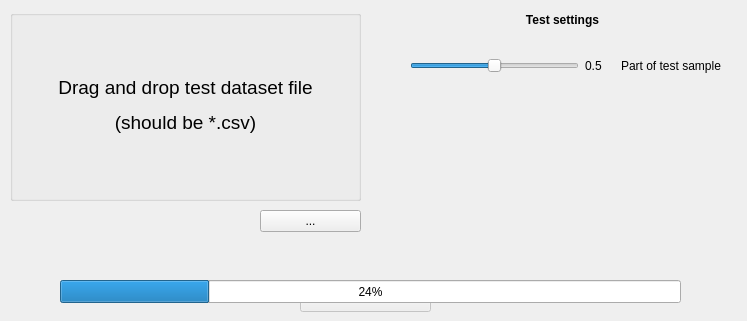
                                    <widget class="QWidget" name="tab_4">
                                        <attribute name="title">
                                            <string>Upload</string>
                                        </attribute>
                                        <widget class="ImportFileItem"
                                            name="import_test_dataset_label">
                                            <property name="enabled">
                                                <bool>true</bool>
                                            </property>
                                            <property name="geometry">
                                                <rect>
                                                    <x>10</x>
                                                    <y>10</y>
                                                    <width>351</width>
                                                    <height>191</height>
                                                </rect>
                                            </property>
                                            <property name="minimumSize">
                                                <size>
                                                    <width>10</width>
                                                    <height>10</height>
                                                </size>
                                            </property>
                                            <property name="cursor">
                                                <cursorShape>ArrowCursor</cursorShape>
                                            </property>
                                            <property name="acceptDrops">
                                                <bool>true</bool>
                                            </property>
                                            <property name="frameShape">
                                                <enum>QFrame::NoFrame</enum>
                                            </property>
                                            <property name="frameShadow">
                                                <enum>QFrame::Raised</enum>
                                            </property>
                                            <property name="text">
                                                <string>
                                                    &lt;html&gt;&lt;head/&gt;&lt;body&gt;&lt;p&gt;&lt;span
                                                    style=&quot; font-size:14pt;&quot;&gt;Drag and
                                                    drop test dataset
                                                    file&lt;/span&gt;&lt;/p&gt;&lt;p&gt;&lt;span
                                                    style=&quot; font-size:14pt;&quot;&gt;(should be
                                                    *.csv)&lt;/span&gt;&lt;/p&gt;&lt;/body&gt;&lt;/html&gt;</string>
                                            </property>
                                            <property name="scaledContents">
                                                <bool>false</bool>
                                            </property>
                                            <property name="alignment">
                                                <set>Qt::AlignCenter</set>
                                            </property>
                                            <property name="indent">
                                                <number>-1</number>
                                            </property>
                                        </widget>
                                        <widget class="QGroupBox" name="groupBox_9">
                                            <property name="geometry">
                                                <rect>
                                                    <x>10</x>
                                                    <y>10</y>
                                                    <width>351</width>
                                                    <height>191</height>
                                                </rect>
                                            </property>
                                            <property name="title">
                                                <string />
                                            </property>
                                        </widget>
                                        <widget class="QPushButton" name="predict_push_button">
                                            <property name="enabled">
                                                <bool>false</bool>
                                            </property>
                                            <property name="geometry">
                                                <rect>
                                                    <x>300</x>
                                                    <y>280</y>
                                                    <width>131</width>
                                                    <height>32</height>
                                                </rect>
                                            </property>
                                            <property name="text">
                                                <string>Predict</string>
                                            </property>
                                        </widget>
                                        <widget class="QToolButton" name="toolButton_4">
                                            <property name="geometry">
                                                <rect>
                                                    <x>260</x>
                                                    <y>210</y>
                                                    <width>101</width>
                                                    <height>22</height>
                                                </rect>
                                            </property>
                                            <property name="text">
                                                <string>...</string>
                                            </property>
                                        </widget>
                                        <widget class="QLabel" name="file_path_label_3">
                                            <property name="enabled">
                                                <bool>true</bool>
                                            </property>
                                            <property name="geometry">
                                                <rect>
                                                    <x>10</x>
                                                    <y>240</y>
                                                    <width>351</width>
                                                    <height>20</height>
                                                </rect>
                                            </property>
                                            <property name="text">
                                                <string />
                                            </property>
                                        </widget>
                                        <widget class="QLabel" name="label_7">
                                            <property name="geometry">
                                                <rect>
                                                    <x>387</x>
                                                    <y>10</y>
                                                    <width>351</width>
                                                    <height>20</height>
                                                </rect>
                                            </property>
                                            <property name="text">
                                                <string>
                                                    &lt;html&gt;&lt;head/&gt;&lt;body&gt;&lt;p&gt;&lt;span
                                                    style=&quot; font-weight:700;&quot;&gt;Test
                                                    settings&lt;/span&gt;&lt;/p&gt;&lt;/body&gt;&lt;/html&gt;</string>
                                            </property>
                                            <property name="alignment">
                                                <set>Qt::AlignCenter</set>
                                            </property>
                                        </widget>
                                        <widget class="QWidget" name="horizontalLayoutWidget_2">
                                            <property name="geometry">
                                                <rect>
                                                    <x>410</x>
                                                    <y>40</y>
                                                    <width>311</width>
                                                    <height>51</height>
                                                </rect>
                                            </property>
                                            <layout class="QHBoxLayout" name="horizontalLayout_2">
                                                <item>
                                                    <widget class="QSlider"
                                                        name="testing_size_horizontal_slider">
                                                        <property name="maximum">
                                                            <number>100</number>
                                                        </property>
                                                        <property name="value">
                                                            <number>50</number>
                                                        </property>
                                                        <property name="orientation">
                                                            <enum>Qt::Horizontal</enum>
                                                        </property>
                                                    </widget>
                                                </item>
                                                <item>
                                                    <widget class="QLabel" name="testing_size_label">
                                                        <property name="minimumSize">
                                                            <size>
                                                                <width>30</width>
                                                                <height>0</height>
                                                            </size>
                                                        </property>
                                                        <property name="maximumSize">
                                                            <size>
                                                                <width>30</width>
                                                                <height>16777215</height>
                                                            </size>
                                                        </property>
                                                        <property name="text">
                                                            <string>0.5</string>
                                                        </property>
                                                    </widget>
                                                </item>
                                                <item>
                                                    <widget class="QLabel" name="label_12">
                                                        <property name="text">
                                                            <string>Part of test sample</string>
                                                        </property>
                                                    </widget>
                                                </item>
                                            </layout>
                                        </widget>
                                        <widget class="QProgressBar" name="testing_progress_bar">
                                            <property name="geometry">
                                                <rect>
                                                    <x>60</x>
                                                    <y>280</y>
                                                    <width>621</width>
                                                    <height>23</height>
                                                </rect>
                                            </property>
                                            <property name="value">
                                                <number>24</number>
                                            </property>
                                        </widget>
                                        <zorder>groupBox_9</zorder>
                                        <zorder>import_test_dataset_label</zorder>
                                        <zorder>predict_push_button</zorder>
                                        <zorder>toolButton_4</zorder>
                                        <zorder>file_path_label_3</zorder>
                                        <zorder>label_7</zorder>
                                        <zorder>horizontalLayoutWidget_2</zorder>
                                        <zorder>testing_progress_bar</zorder>
                                    </widget>
